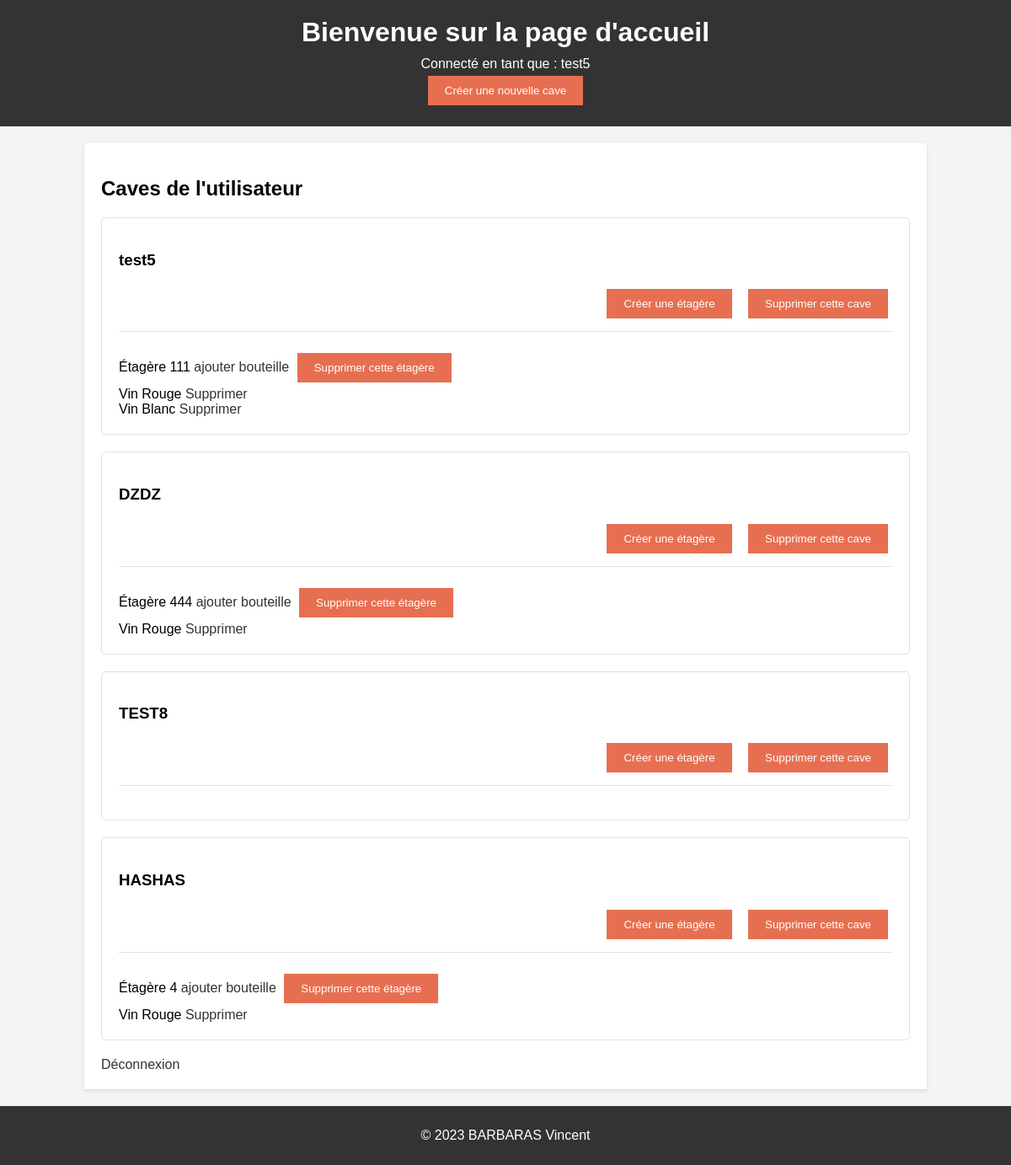
Page /accueil (signed in) on the earlier database version.
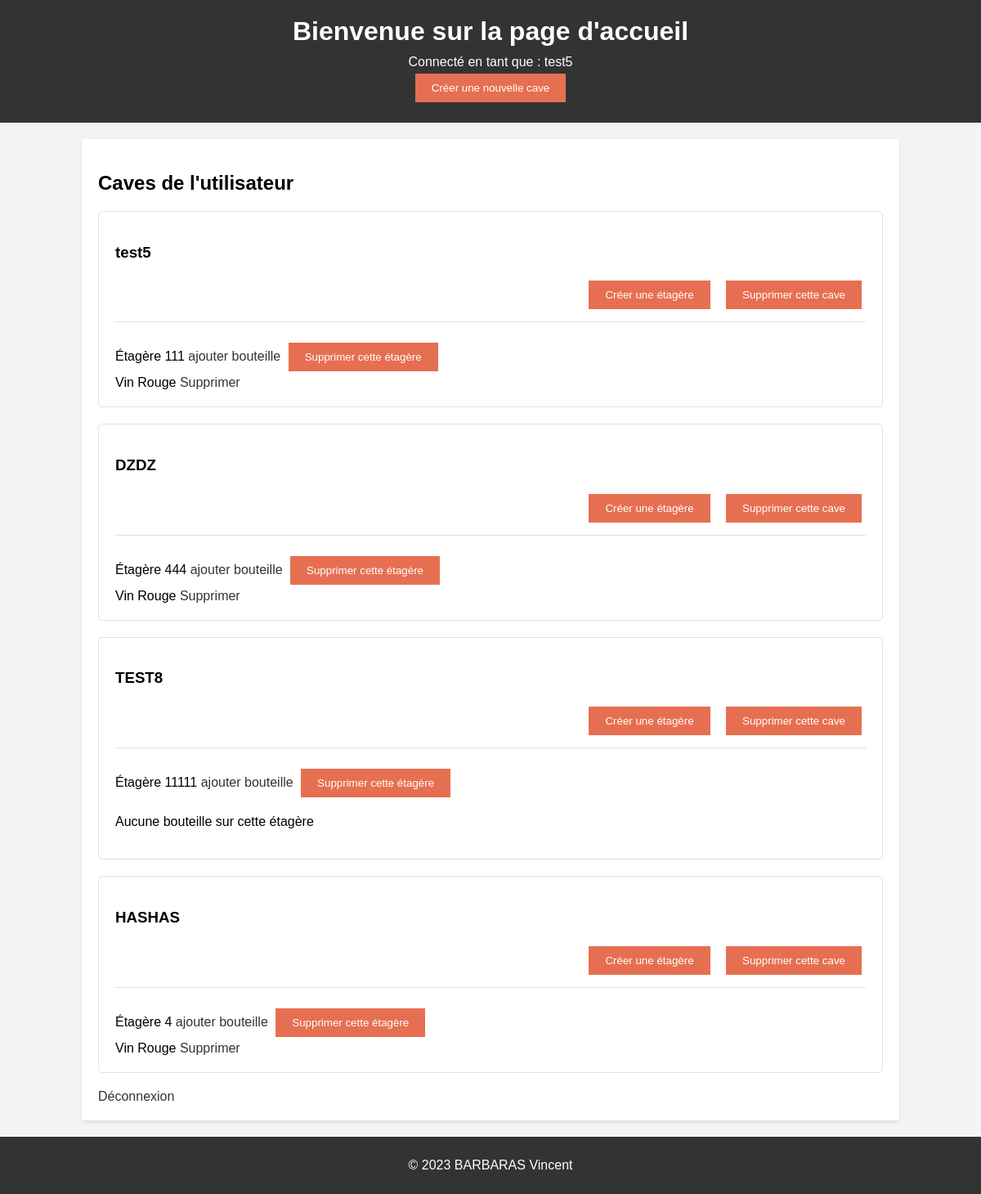
Same page on the later database version.
### tables this page shows
CREATE TABLE Caves (
                id_cave INTEGER PRIMARY KEY,
                nom_cave TEXT NOT NULL,
                proprietaire_id INTEGER NOT NULL,
                FOREIGN KEY (proprietaire_id) REFERENCES Utilisateurs(id_utilisateur)
            );

CREATE TABLE Etageres (
                id_etagere INTEGER PRIMARY KEY,
                numero INTEGER NOT NULL,
                region TEXT NOT NULL,
                emplacements_disponibles INTEGER NOT NULL,
                cave_associee_id INTEGER NOT NULL,
                FOREIGN KEY (cave_associee_id) REFERENCES Caves(id_cave)
            );

CREATE TABLE Bouteilles (
                id_bouteille INTEGER PRIMARY KEY,
                domaine_viticole TEXT NOT NULL,
                nom TEXT NOT NULL,
                type TEXT NOT NULL,
                annee INTEGER NOT NULL,
                region TEXT NOT NULL,
                commentaires TEXT,
                note_personnelle TEXT,
                note_moyenne TEXT,
                photo_etiquette TEXT,
                prix REAL
            );

### app.py (the view)
@app.route("/")
@app.route("/accueil")
def accueil():
    if "logged_in" in session and session["logged_in"]:
        nom_utilisateur = session["username"]
        caves_utilisateur = Cave.afficher_details_cave(session["user_id"])
        if request.args.get("response") == "json":
            return jsonify({"status": "success", "msg": caves_utilisateur}), 200
        else:
            print(caves_utilisateur)
            for cave in caves_utilisateur:
                print(cave.to_dict())
            return render_template(
                "accueil.html",
                nom_utilisateur=nom_utilisateur,
                caves_utilisateur=caves_utilisateur,
            )
    else:
        return redirect(url_for("users.deconnexion"))  # Rediriger vers la page de connexion après la déconnexion

### models/bouteille.py (called while the page is built)
    def to_dict(self):
        return {
            "id_bouteille": self.id_bouteille,
            "domaine_viticole": self.domaine_viticole,
            "nom": self.nom,
            "type": self.type,
            "annee": self.annee,
            "region": self.region,
            "commentaires": self.commentaires,
            "note_personnelle": self.note_personnelle,
            "note_moyenne": self.note_moyenne,
            "photo_etiquette": self.photo_etiquette,
            "prix": self.prix,
        }

### models/cave.py (called while the page is built)
    def __repr__(self):
        return f"Cave {self.nom_cave} (id: {self.id_cave})"

    def to_dict(self):
        etageres = []
        if self.etageres != [] or self.etageres != None:
            for etagere in self.etageres:
                etageres.append(etagere.to_dict())
        return {
            "id_cave": self.id_cave,
            "nom_cave": self.nom_cave,
            "proprietaire": self.proprietaire,
            "etageres": etageres,
        }

    @staticmethod
    def get_utilisateur_caves(utilisateur_id):
        conn = sqlite3.connect("bdd.db")
        c = conn.cursor()
        c.execute("SELECT * FROM Caves WHERE proprietaire_id = ?", (utilisateur_id,))
        rows = c.fetchall()
        caves_utilisateur = [
            Cave(row[0], row[1], Utilisateur(row[2], None, None, None)) for row in rows
        ]
        conn.close()
        return caves_utilisateur

    @classmethod
    def afficher_details_cave(cls, user_id):
        conn = sqlite3.connect("bdd.db")
        c = conn.cursor()
        caves_utilisateur = Cave.get_utilisateur_caves(user_id)
        for current_cave in caves_utilisateur:
            c.execute(
                "SELECT * FROM Etageres WHERE cave_associee_id = ?",
                (current_cave.id_cave,),
            )
            etageres_cave = c.fetchall()
            for row in etageres_cave:
                etagere = Etagere(row[0], row[1], row[2], row[3], current_cave)
                current_cave.etageres.append(etagere)
        conn.close()
        return caves_utilisateur

### templates/accueil.html (shortened to what this page needs)
<!DOCTYPE html>
<html lang="en">
<head>
    <link rel="stylesheet" href="static/accueil_styles.css">
</head>
<body>
    <header>
        <h1>Bienvenue sur la page d'accueil</h1>
        {% if nom_utilisateur %}
            <p>Connecté en tant que : {{ nom_utilisateur }}</p>
            <a href="{{ url_for('caves.creer_cave') }}"><button>Créer une nouvelle cave</button></a>
        {% endif %}
    </header>
    <main>
        {% if nom_utilisateur %}
            <h2>Caves de l'utilisateur</h2>
            <div class="caves-container">
                {% for cave in caves_utilisateur %}
                    <div class="card">
                        <div class="card-header">
                            <h3>{{ cave.nom_cave }}</h3>
                            <div class="card-actions">
                                <a href="{{ url_for('etagere.creer_etagere', cave_id=cave.id_cave) }}"><button>Créer une étagère</button></a>
                                <form method="POST" action="{{ url_for('caves.supprimer_cave', id_cave=cave.id_cave) }}" style="display: inline;">
                                    <button type="submit">Supprimer cette cave</button>
                                </form>
                            </div>
                        </div>
                        <div class="card-body">
                            {% for etagere in cave.etageres %}
                                <div class="etagere">
                                    Étagère {{ etagere.numero }}
                                    <a href="{{ url_for('etagere.ajouter_bouteille_etagere', id_etagere=etagere.id_etagere)}}">ajouter bouteille</a>
                                    <form method="POST" action="{{ url_for('etagere.supprimer_etagere', id_etagere=etagere.id_etagere) }}" style="display: inline;">
                                        <button type="submit">Supprimer cette étagère</button>
                                    </form>
                                    {% if etagere.bouteilles %}
                                        <div class="bouteilles">
                                            {% for bouteille in etagere.bouteilles %}
                                                <div class="bouteille">
                                                    {{ bouteille.nom }}
                                                    <a href="{{ url_for('etagere.supprimer_bouteille_etagere', id_etagere=etagere.id_etagere) }}">Supprimer</a>
                                                </div>
                                            {% endfor %}
                                        </div>
                                    {% else %}
                                        <p>Aucune bouteille sur cette étagère</p>
                                    {% endif %}
                                </div>
                            {% endfor %}
                        </div>
                    </div>
                {% endfor %}
            </div>
        {% endif %}
        <a href="{{ url_for('users.deconnexion') }}">Déconnexion</a>
    </main>
    <footer>
        <p>© 2023 BARBARAS Vincent</p>
    </footer>
</body>
</html>

### static/accueil_styles.css (style rules this page uses)
body { font-family: 'Arial', sans-serif; background-color: #f4f4f4; margin: 0; padding: 0; }
header { background-color: #333; color: #fff; padding: 20px 0; text-align: center; }
header h1 { margin: 0 0 10px; }
header p { margin: 0; }
main { width: 80%; max-width: 1200px; margin: 20px auto; padding: 20px; background: white; box-shadow: 0 2px 4px rgba(0,0,0,0.1); }
button { background-color: #e76f51; color: white; border: none; padding: 10px 20px; margin: 5px; cursor: pointer; transition: background-color 0.3s ease; }
footer { background-color: #333; color: white; text-align: center; padding: 10px 0; position: relative; bottom: 0; width: 100%; }
a { color: #333; text-decoration: none; }
.card { background: #fff; border: 1px solid #e1e1e1; border-radius: 5px; padding: 20px; margin-bottom: 20px; }
.card-header { border-bottom: 1px solid #e1e1e1; padding-bottom: 10px; margin-bottom: 20px; }
.card-actions { text-align: right; }
.card-actions button { margin-left: 10px; }

Differences in the rows shown:
changed Etageres (number 1 of 4 on the later page): loses Bouteilles (nom "Vin Blanc")
added Etageres: numero "11111", shows "Aucune bouteille sur cette étagère", shown under Caves "TEST8"
